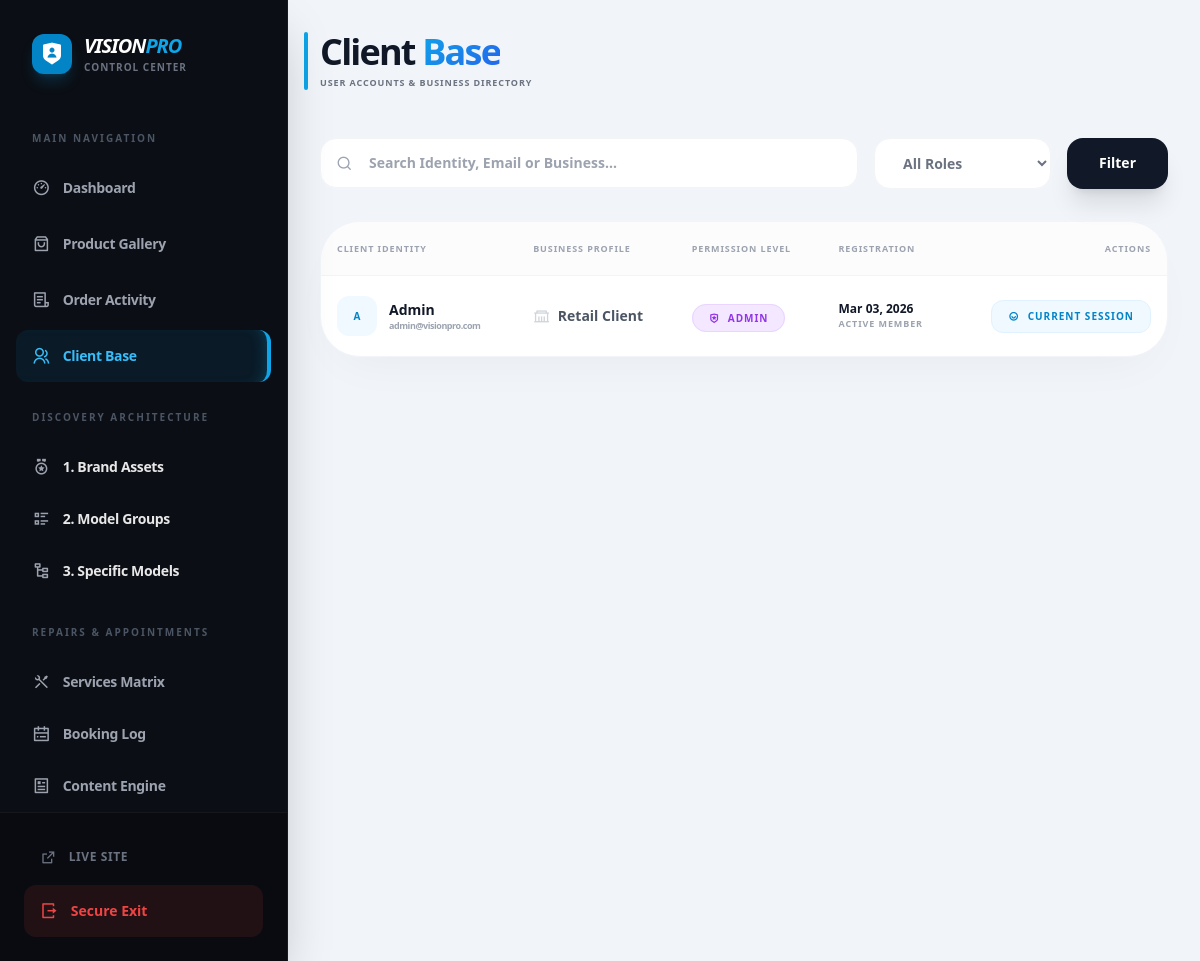
/admin-users.php (signed in), run on the app's committed database.
### tables this page shows
CREATE TABLE IF NOT EXISTS users (
    id INT AUTO_INCREMENT PRIMARY KEY,
    full_name VARCHAR(255) NOT NULL,
    email VARCHAR(255) NOT NULL UNIQUE,
    password VARCHAR(255) NOT NULL,
    phone VARCHAR(20),
    role ENUM('admin', 'user') DEFAULT 'user',
    business_name VARCHAR(255),
    is_verified BOOLEAN DEFAULT FALSE,
    remember_token VARCHAR(255),
    order_otp VARCHAR(10),
    otp_expiry DATETIME,
    created_at TIMESTAMP DEFAULT CURRENT_TIMESTAMP,
    updated_at TIMESTAMP DEFAULT CURRENT_TIMESTAMP ON UPDATE CURRENT_TIMESTAMP,
    INDEX idx_email (email),
    INDEX idx_phone (phone)
);

### includes/security.php (called while the page is built, shortened)
<?php
function e(mixed $val): string
{
    return htmlspecialchars((string)$val, ENT_QUOTES | ENT_HTML5, 'UTF-8');
}

### admin-users.php (the view, shortened to what this page needs)
<?php
require_once 'config/db.php';
require_once 'includes/security.php';
$limit = 10;
$page = isset($_GET['page']) ? (int)$_GET['page'] : 1;
$offset = ($page - 1) * $limit;
$search = isset($_GET['search']) ? trim($_GET['search']) : '';
$params = [];
$where_clauses = [];
$where_sql = $where_clauses ? "WHERE " . implode(" AND ", $where_clauses) : "";
$query = "SELECT * FROM users $where_sql ORDER BY created_at DESC LIMIT $limit OFFSET $offset";
$stmt = $pdo->prepare($query);
$stmt->execute($params);
$users = $stmt->fetchAll();
?>
<!DOCTYPE html>
<html lang="en">
<head>
    <script src="https://cdn.tailwindcss.com"></script>
    <link href="https://cdn.jsdelivr.net/npm/remixicon@4.2.0/fonts/remixicon.css" rel="stylesheet">
</head>
<body class="bg-[#f1f5f9] min-h-screen font-sans text-gray-900 overflow-x-hidden">
    <div class="flex w-full">
        <?php include 'includes/admin_sidebar.php'; ?>
        <main class="flex-1 min-w-0 p-4 lg:p-8">
            <header class="flex flex-col md:flex-row justify-between items-start md:items-center gap-6 mb-12">
                <div class="relative">
                    <div class="absolute -left-4 top-0 bottom-0 w-1 bg-primary-500 rounded-full"></div>
                    <h1 class="text-3xl lg:text-4xl font-black tracking-tighter text-gray-900 mb-1">Client <span class="gradient-text">Base</span></h1>
                    <p class="text-gray-500 font-bold uppercase tracking-widest text-[9px]">User Accounts & Business Directory</p>
                </div>
            </header>
            <div class="flex flex-col lg:flex-row gap-4 mb-8">
                <form action="" method="GET" class="flex-1 flex flex-col md:flex-row gap-4">
                    <div class="flex-1 relative">
                        <i class="ri-search-line absolute left-4 top-1/2 -translate-y-1/2 text-gray-400"></i>
                        <input type="text" name="search" value="<?= e($search) ?>"
                               placeholder="Search Identity, Email or Business..."
                               class="w-full pl-12 pr-4 py-3.5 bg-white border border-gray-100 rounded-2xl focus:ring-4 focus:ring-primary-500/10 focus:border-primary-500 transition-all font-bold text-sm">
                    </div>
                    <select name="role" class="px-6 py-3.5 bg-white border border-gray-100 rounded-2xl focus:ring-4 focus:ring-primary-500/10 focus:border-primary-500 transition-all font-bold text-sm text-gray-500">
                        <option value="">All Roles</option>
                    </select>
                    <button type="submit" class="bg-gray-900 text-white px-8 py-3.5 rounded-2xl font-black text-sm hover:bg-black transition-all shadow-xl shadow-gray-950/10">
                        Filter
                    </button>
                </form>
            </div>
            <div class="table-container">
                <table class="w-full text-left border-collapse">
                    <thead class="bg-gray-50/50 border-b border-gray-100">
                        <tr>
                            <th class="px-4 py-5 text-[9px] font-black text-gray-400 uppercase tracking-widest">Client Identity</th>
                            <th class="px-4 py-5 text-[9px] font-black text-gray-400 uppercase tracking-widest">Business profile</th>
                            <th class="px-4 py-5 text-[9px] font-black text-gray-400 uppercase tracking-widest">Permission Level</th>
                            <th class="px-4 py-5 text-[9px] font-black text-gray-400 uppercase tracking-widest">Registration</th>
                            <th class="px-4 py-5 text-[9px] font-black text-gray-400 uppercase tracking-widest text-right">Actions</th>
                        </tr>
                    </thead>
                    <tbody class="divide-y divide-gray-50">
                        <?php foreach($users as $u): ?>
                        <tr class="hover:bg-gray-50/20 transition-all group">
                            <td class="px-4 py-5">
                                <div class="flex items-center gap-3">
                                    <div class="w-10 h-10 rounded-xl bg-primary-50 text-primary-600 flex items-center justify-center font-black text-[10px]">
                                        <?= strtoupper(substr($u['full_name'], 0, 1)) ?>
                                    </div>
                                    <div class="flex flex-col leading-tight">
                                        <p class="font-black text-gray-900 text-sm group-hover:text-primary-600 transition-colors"><?= e($u['full_name']) ?></p>
                                        <p class="text-[9px] font-bold text-gray-400 lowercase tracking-tighter"><?= e($u['email']) ?></p>
                                    </div>
                                </div>
                            </td>
                            <td class="px-4 py-5">
                                <div class="flex items-center gap-2">
                                    <i class="ri-government-line text-gray-300"></i>
                                    <span class="text-sm font-bold text-gray-600"><?= e($u['business_name'] ?: 'Retail Client') ?></span>
                                </div>
                            </td>
                            <td class="px-4 py-5">
                                <?php $isAdmin = $u['role'] === 'admin'; ?>
                                <span class="px-4 py-1.5 rounded-full text-[10px] font-black uppercase tracking-widest <?= $isAdmin ? 'bg-purple-100 text-purple-600 border border-purple-200' : 'bg-blue-100 text-blue-600 border border-blue-200' ?>">
                                    <i class="<?= $isAdmin ? 'ri-shield-star-line' : 'ri-user-line' ?> mr-1"></i>
                                    <?= $u['role'] ?>
                                </span>
                            </td>
                            <td class="px-4 py-5">
                                <div class="flex flex-col">
                                    <span class="text-xs font-black text-gray-900"><?= date('M d, Y', strtotime($u['created_at'])) ?></span>
                                    <span class="text-[9px] font-bold text-gray-400 uppercase tracking-widest">Active Member</span>
                                </div>
                            </td>
                            <td class="px-4 py-5 text-right">
                                <?php if($u['id'] != $_SESSION['user_id']): ?>
                                    <?php if($u['role'] === 'admin'): ?>
                                        <div class="inline-flex items-center gap-2 px-4 py-2 bg-gray-50 text-gray-400 rounded-xl text-[10px] font-black uppercase tracking-widest italic border border-gray-100">
                                            <i class="ri-lock-2-line"></i> Protected
                                        </div>
                                    <?php else: ?>
                                        <a href="admin-users.php?action=delete&id=<?= $u['id'] ?>" onclick="smartDelete(this, 'Exterminate Account', 'Are you sure you want to permanently purge this client record? This action cannot be revoked.')" class="w-10 h-10 bg-red-50 text-red-500 rounded-xl inline-flex items-center justify-center hover:bg-red-500 hover:text-white transition-all shadow-lg shadow-red-500/5">
                                            <i class="ri-delete-bin-line text-lg"></i>
                                        </a>
                                    <?php endif; ?>
                                <?php else: ?>
                                    <div class="inline-flex items-center gap-2 px-4 py-2 bg-primary-50 text-primary-600 rounded-xl text-[10px] font-black uppercase tracking-widest border border-primary-100">
                                        <i class="ri-user-smile-line"></i> Current Session
                                    </div>
                                <?php endif; ?>
                            </td>
                        </tr>
                        <?php endforeach; ?>
                    </tbody>
                </table>
            </div>
        </main>
    </div>
</body>
</html>

### admin-users.php (style rules this page uses)
.gradient-text { background: linear-gradient(135deg, #0ea5e9 0%, #2563eb 100%); -webkit-background-clip: text; -webkit-text-fill-color: transparent; }
.table-container { background: white; border-radius: 2.5rem; border: 1px solid #f1f5f9; box-shadow: 0 20px 50px -20px rgba(0,0,0,0.05); overflow: hidden; }

### data on the page
users: full_name "A", full_name "Admin", email "admin@visionpro.com", business_name "Retail Client", role "ADMIN", created_at "Mar 03, 2026", shows "CURRENT SESSION"
